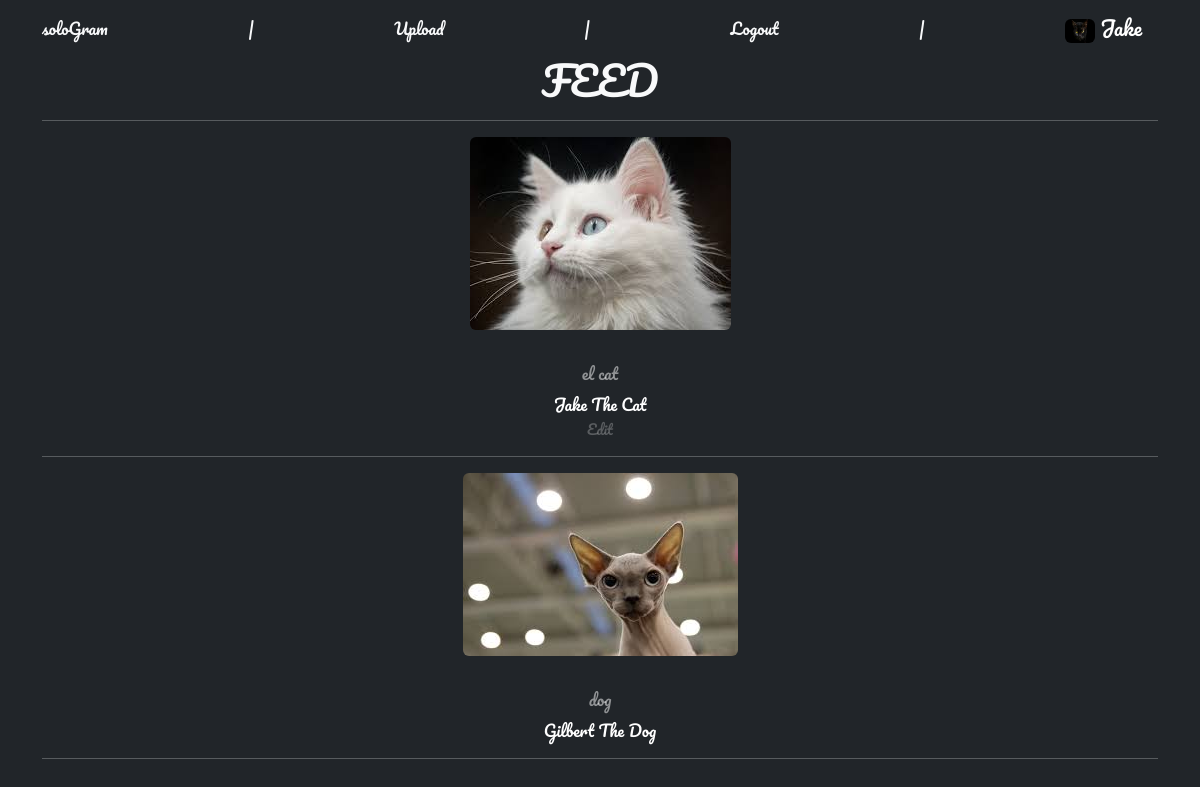
The app's page /home (signed in) with its own data.
### theFeed/models.py (models this page shows, shortened)
class Profile(models.Model):
    user = models.OneToOneField(User, null=True, on_delete=models.CASCADE, related_name='profile')
    about_me = models.TextField(null=True)
    profile_pic = models.ImageField(null=True, blank=False, upload_to='images/', default='static\img\missing_avatar.png')
    created_at = models.DateTimeField(auto_now_add=True)
    updated_at = models.DateTimeField(auto_now=True)

class Post(models.Model):
    title = models.CharField(max_length=256, null=False, blank=False)
    album = models.ForeignKey(Album, null=True, on_delete=models.SET_NULL, related_name='posts')
    description = models.TextField()
    file = models.ImageField(null=True, blank=False, upload_to='images/')
    author = models.ForeignKey(User, on_delete=models.CASCADE, related_name='post')
    likes = models.ManyToManyField(User, related_name='post_likes')
    posted_on = models.DateField(auto_now_add=True)
    created_at = models.DateTimeField(auto_now_add=True)
    updated_at = models.DateTimeField(auto_now=True)
    class Meta:
        ordering = ('-created_at',)

### theFeed/views.py (the view)
# urls.py: path('home', HomeView.as_view(), name='home'),
class HomeView(ListView):
    model = Post
    template_name = 'home.html'

### theFeed/Templates/home.html (shortened to what this page needs)
{% extends 'base.html' %}
{% block content %}
{% if user.is_authenticated %}
    <h1 style="animation: flicker 2.3s infinite alternate; font-family: 'Pacifico';">FEED</h1>
    <hr>
    {% for post in object_list %}
        <div>
            <a href="{% url 'post-details' post.pk %}"><img class="rounded" src="{{ post.file.url }}" alt="post image" style="max-width:100%; height:auto;"></a><br><br>
            <a style="animation: redflicker 5s infinite alternate; font-family: 'Pacifico';" class="btn btn-outline text-white-50" href="{% url 'post-details' post.pk %}">{{ post.title }}</a><br> <a style="color: white; text-decoration: none; font-family: 'Pacifico';" href="{% url 'profile' post.author.id %}">{{ post.author.first_name}} {{ post.author.last_name}}</a> <br>
                {% if user.id == post.author.id %}
                    <small><a style="animation: flicker 2.6s infinite alternate; font-family: 'Pacifico'; text-decoration: none; opacity: .5;" class="text-white-50" href="{% url 'edit_post' post.pk %}">Edit</a></small><br>
                {% endif %}
            </div><hr>
    {% endfor %}
{% endif %}
{% endblock %}

### theFeed/Templates/base.html (shortened to what this page needs)
<!doctype html>
<html lang="en">
<head>
        {% load static %}
    <link href="https://cdn.jsdelivr.net/npm/bootstrap@5.2.0-beta1/dist/css/bootstrap.min.css" rel="stylesheet">
</head>
<body class="text-light text-center bg-dark" style="min-height: 1000px; font-family: 'Pacifico';">
    <nav class="navbar bg-transparent text-light">
        <div class="container">
            {% if user.is_authenticated %}
                <a style="animation: flicker 5.9s infinite alternate; font-family: 'Pacifico';" class="nav-link" href="{% url 'home' %}">soloGram</a> |
                <a style="animation: pulse 1.2s infinite alternate; font-family: 'Pacifico';" class="nav-link" href="{% url 'upload' %}">Upload</a> |
                <a style="animation: redflicker 1.9s infinite alternate; font-family: 'Pacifico';" class="nav-link" href="{% url 'logout' %}" >Logout</a> |
                <a style="animation: pulse 1.9s infinite alternate; font-family: 'Pacifico'; color: white;" class="navbar-brand" href="{% url 'profile' request.user.id %}">
                {% if request.user.profile.profile_pic %}
                    <img class="rounded" src="{{ MEDIA_URL }}{{ request.user.profile.profile_pic.url }}" alt="" width="30" height="24">  {{ request.user.first_name }}</a>
                {% else %}
                    <a id="nava" style="animation: pulse 1.2s infinite alternate; font-family: 'Pacifico';" class="nav-link" href="{% url 'profile' request.user.id %}">  {{ request.user.first_name }}</a>
                {% endif %}
            {% else %}
            <a id="nava" style="animation: redflicker 1.5s infinite alternate; font-family: 'Pacifico';" class="nav-link" href="{% url 'login' %}">soloGram</a>
            {% endif %}
        </div>
    </nav>
    <div class="container">
    {% block content %}
    {% endblock %}
    </div>
    <br>
</body>
</html>

### theFeed/Templates/base.html (style rules this page uses)
a { position: relative; top: 0; transition: top ease 0.5s; }

### records on screen
Post: file (picture), title "el cat", author.first_name "Jake", author.last_name "The Cat", shows "Edit"
Post: file (picture), title "dog", author.first_name "Gilbert", author.last_name "The Dog"

### other values on screen
{{ request.user.first_name }} "Jake"
